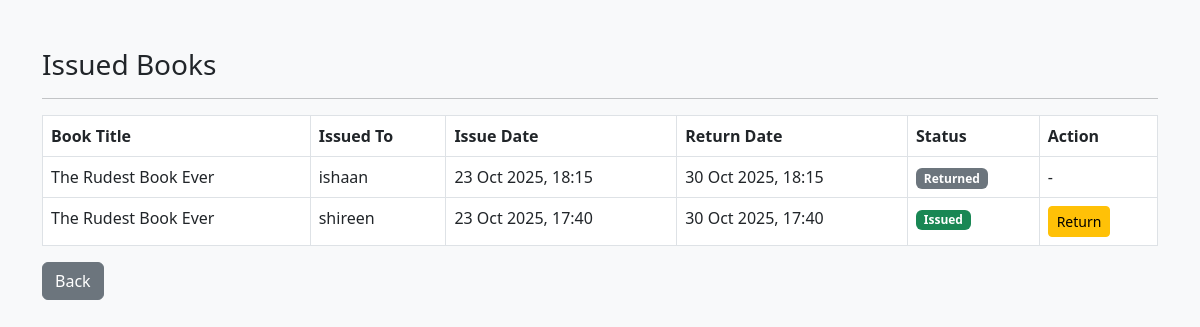
/admin/issued_books.php (signed in), run on an earlier commit of the app's database.
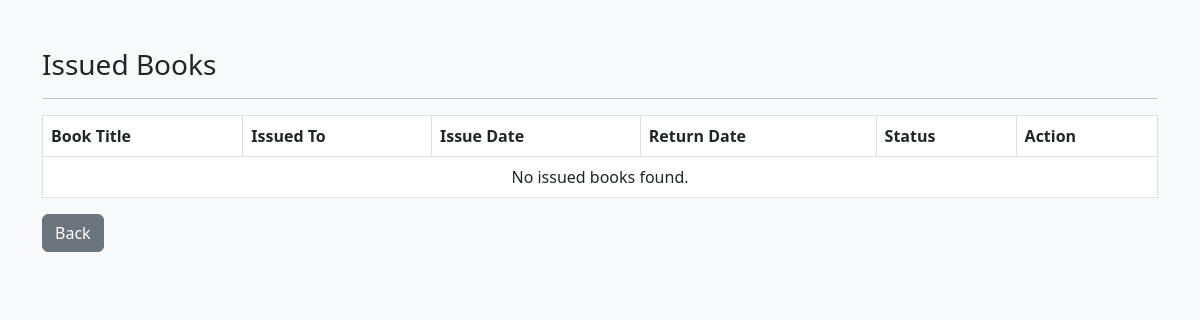
And on a later commit of the database.
### tables this page shows
CREATE TABLE `issued_books` (
  `id` int(11) NOT NULL,
  `book_id` int(11) NOT NULL,
  `user_id` int(11) NOT NULL,
  `issue_date` timestamp NOT NULL DEFAULT current_timestamp(),
  `return_date` timestamp NULL DEFAULT NULL,
  `status` enum('issued','returned') DEFAULT 'issued'
);

CREATE TABLE `books` (
  `id` int(11) NOT NULL,
  `title` varchar(200) NOT NULL,
  `author` varchar(150) NOT NULL,
  `category` varchar(100) DEFAULT NULL,
  `quantity` int(11) DEFAULT 1,
  `added_on` timestamp NOT NULL DEFAULT current_timestamp()
);

CREATE TABLE `users` (
  `id` int(11) NOT NULL,
  `username` varchar(100) NOT NULL,
  `email` varchar(150) NOT NULL,
  `password` varchar(255) NOT NULL,
  `role` enum('admin','user') DEFAULT 'user',
  `created_at` timestamp NOT NULL DEFAULT current_timestamp()
);

### admin/issued_books.php (the view, shortened to what this page needs)
<?php
include('../includes/db.php');
$sql = "SELECT ib.id, b.title, u.username, ib.issue_date, ib.status
        FROM issued_books ib
        JOIN books b ON ib.book_id = b.id
        JOIN users u ON ib.user_id = u.id
        ORDER BY ib.issue_date DESC";
$result = $conn->query($sql);
?>
<!DOCTYPE html>
<html>
<head>
    <link rel="stylesheet" href="https://cdn.jsdelivr.net/npm/bootstrap@5.3.0/dist/css/bootstrap.min.css">
</head>
<body class="bg-light">
<div class="container mt-5">
    <h3>Issued Books</h3>
    <hr>
    <table class="table table-bordered">
        <thead>
            <tr>
                <th>Book Title</th>
                <th>Issued To</th>
                <th>Issue Date</th>
                <th>Return Date</th>
                <th>Status</th>
                <th>Action</th>
            </tr>
        </thead>
        <tbody>
            <?php if ($result->num_rows > 0): ?>
                <?php while ($row = $result->fetch_assoc()): ?>
                    <tr>
                        <td><?php echo $row['title']; ?></td>
                        <td><?php echo $row['username']; ?></td>
                        <td><?php echo date("d M Y, H:i", strtotime($row['issue_date'])); ?></td>
                        <td>
                            <?php echo date("d M Y, H:i", strtotime($row['issue_date'] . ' + 7 days')); ?>
                        </td>
                        <td>
                            <?php if ($row['status'] == 'issued'): ?>
                                <span class="badge bg-success">Issued</span>
                            <?php else: ?>
                                <span class="badge bg-secondary">Returned</span>
                            <?php endif; ?>
                        </td>
                        <td>
                            <?php if ($row['status'] == 'issued'): ?>
                                <a href="issued_books.php?return_id=<?php echo $row['id']; ?>" class="btn btn-sm btn-warning" onclick="return confirm('Mark as returned?')">Return</a>
                            <?php else: ?>
                                -
                            <?php endif; ?>
                        </td>
                    </tr>
                <?php endwhile; ?>
            <?php else: ?>
                <tr>
                    <td colspan="6" class="text-center">No issued books found.</td>
                </tr>
            <?php endif; ?>
        </tbody>
    </table>
    <a href="admin_dashboard.php" class="btn btn-secondary">Back</a>
</div>
</body>
</html>

What changed in the data, as far as the page shows it:
removed issued_books: book.title "The Rudest Book Ever", user.username "ishaan", issue_date "23 Oct 2025, 18:15", issue_date "30 Oct 2025, 18:15", status "Returned"
removed issued_books: book.title "The Rudest Book Ever", user.username "shireen", issue_date "23 Oct 2025, 17:40", issue_date "30 Oct 2025, 17:40", status "Issued"
Also different on the page:
text now shown: "No issued books found."
